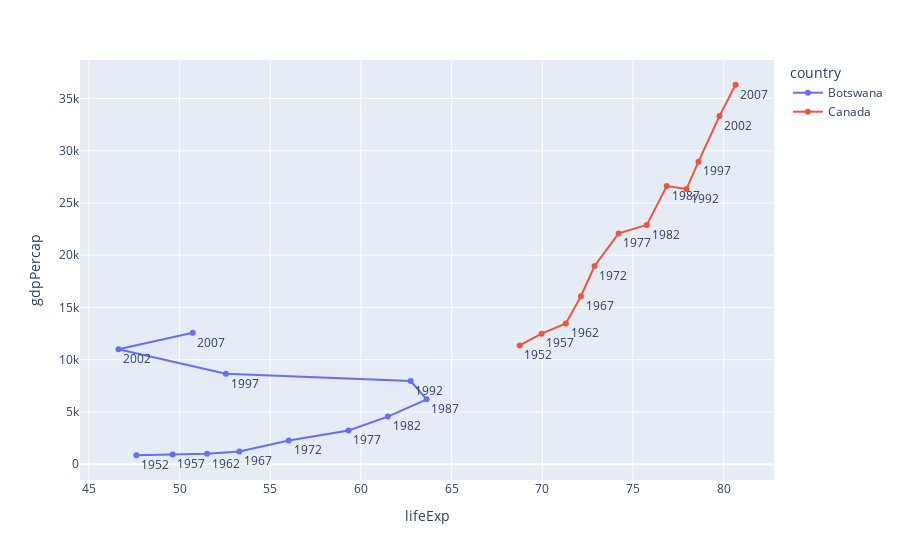

Notebook code for this chart:
### Code cell
import plotly.express as px

df = px.data.gapminder().query("country in ['Canada', 'Botswana']")

fig = px.line(df, x="lifeExp", y="gdpPercap", color="country", text="year")
fig.update_traces(textposition="bottom right")
fig.show()

### Figure 1 — Plotly figure (JSON) as saved in the notebook; plotly's stock layout.template omitted (floating-point values rounded to 4 significant figures)
{"data": [{"hovertemplate": "country=Botswana<br>lifeExp=%{x}<br>gdpPercap=%{y}<br>year=%{text}<extra></extra>", "legendgroup": "Botswana", "line": {"color": "#636efa", "dash": "solid"}, "marker": {"symbol": "circle"}, "mode": "lines+markers+text", "name": "Botswana", "orientation": "v", "showlegend": true, "text": [1952, 1957, 1962, 1967, 1972, 1977, 1982, 1987, 1992, 1997, 2002, 2007], "textposition": "bottom right", "type": "scatter", "x": [47.62, 49.62, 51.52, 53.3, 56.02, 59.32, 61.48, 63.62, 62.74, 52.56, 46.63, 50.73], "xaxis": "x", "y": [851.2, 918.2, 983.7, 1215.0, 2264.0, 3215.0, 4551.0, 6206.0, 7954.0, 8647.0, 11000.0, 12570.0], "yaxis": "y"}, {"hovertemplate": "country=Canada<br>lifeExp=%{x}<br>gdpPercap=%{y}<br>year=%{text}<extra></extra>", "legendgroup": "Canada", "line": {"color": "#EF553B", "dash": "solid"}, "marker": {"symbol": "circle"}, "mode": "lines+markers+text", "name": "Canada", "orientation": "v", "showlegend": true, "text": [1952, 1957, 1962, 1967, 1972, 1977, 1982, 1987, 1992, 1997, 2002, 2007], "textposition": "bottom right", "type": "scatter", "x": [68.75, 69.96, 71.3, 72.13, 72.88, 74.21, 75.76, 76.86, 77.95, 78.61, 79.77, 80.65], "xaxis": "x", "y": [11370.0, 12490.0, 13460.0, 16080.0, 18970.0, 22090.0, 22900.0, 26630.0, 26340.0, 28950.0, 33330.0, 36320.0], "yaxis": "y"}], "layout": {"legend": {"title": {"text": "country"}, "tracegroupgap": 0}, "margin": {"t": 60}, "xaxis": {"anchor": "y", "domain": [0, 1], "title": {"text": "lifeExp"}}, "yaxis": {"anchor": "x", "domain": [0, 1], "title": {"text": "gdpPercap"}}}}
